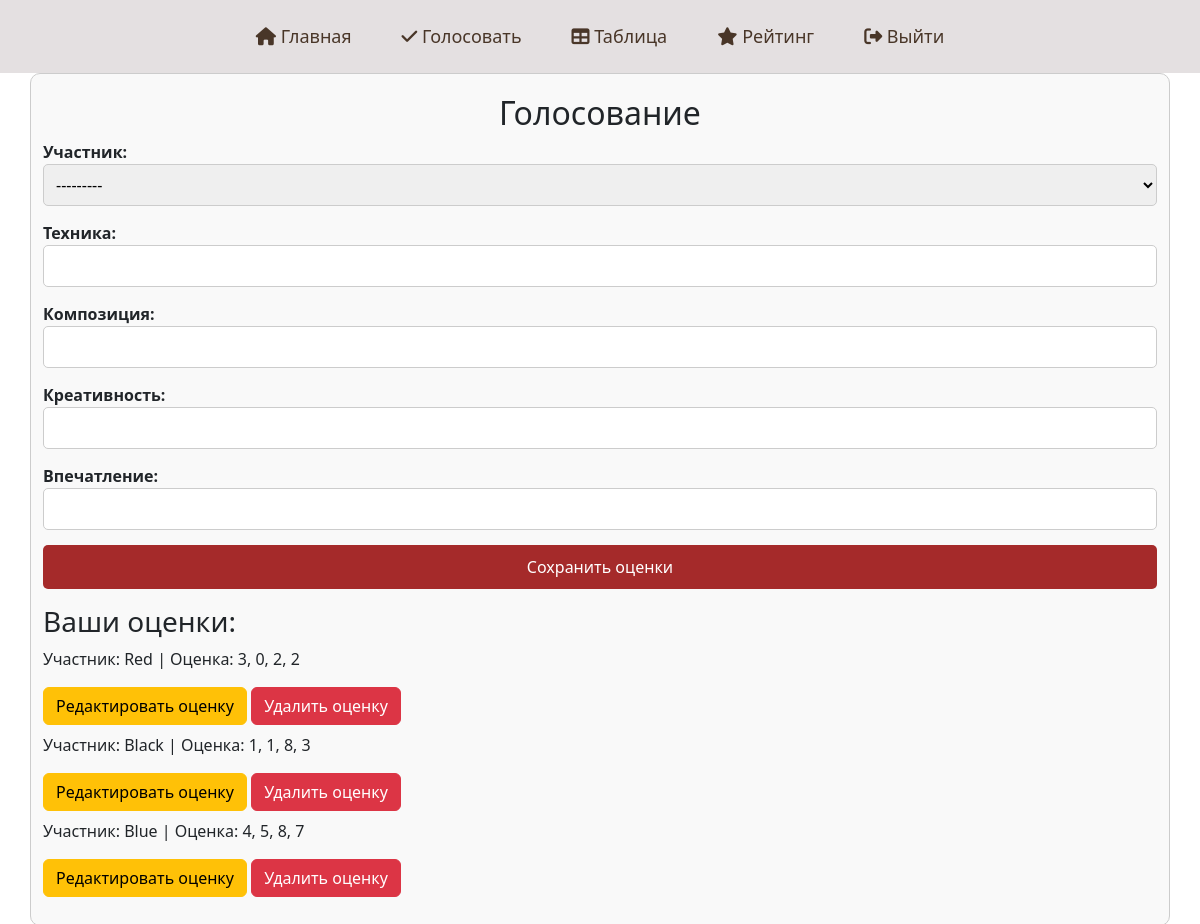
The app's page /vote/ (signed in), older data.
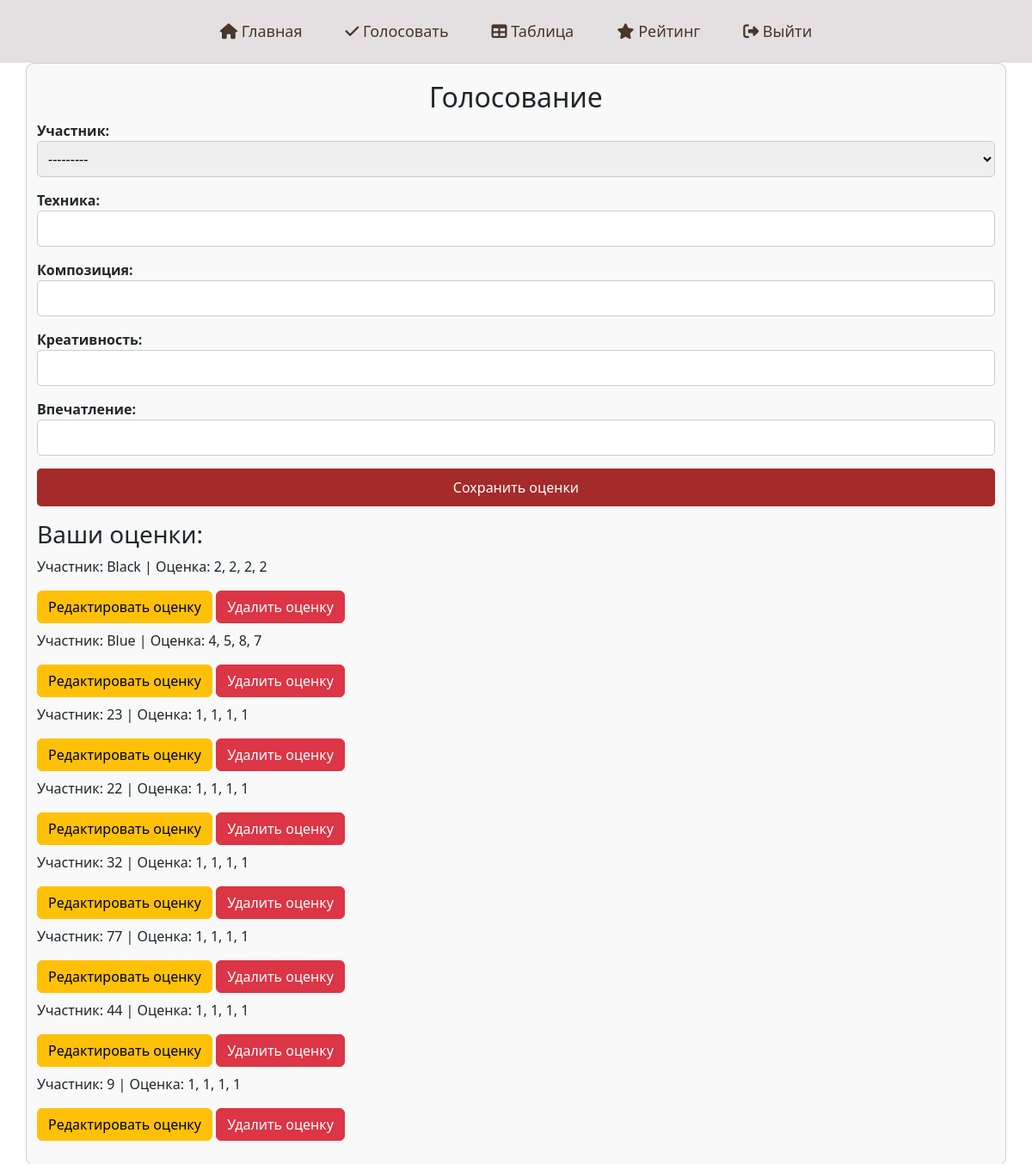
The same page, newer data.
### vote/models.py (models this page shows, shortened)
class Score(models.Model):
    jury = models.ForeignKey(User, on_delete=models.CASCADE)  # Жюри
    participant = models.ForeignKey(Participant, on_delete=models.CASCADE)  # Участник
    technique = models.IntegerField()
    composition = models.IntegerField()
    creativity = models.IntegerField()
    impression = models.IntegerField()

### main/models.py (models this page shows)
class Participant(models.Model):
    number = models.PositiveIntegerField('Номер',unique=True)  # Уникальный номер участника
    name = models.CharField('Название', max_length=200)  # Имя участника
    def __str__(self):
        return f"{self.number} - {self.name}"
    class Meta:
        verbose_name = 'Участник'
        verbose_name_plural = 'Участники'

### vote/views.py (the view)
# urls.py: path('', views.vote_page, name ='vote_page'),
@login_required
def vote_page(request):
    success_message = None
    error_message = None
    scores = Score.objects.filter(jury=request.user)
    if request.method == 'POST':
        form = ScoreForm(request.POST)
        if form.is_valid():
            participant = form.cleaned_data['participant']
            existing_score = Score.objects.filter(jury=request.user, participant=participant).first()
            if existing_score:
                error_message = "Вы уже оценили данного участника!"
            else:
                score = form.save(commit=False)
                score.jury = request.user  # Текущий пользователь - жюри
                score.save()
                success_message = "Оценки успешно сохранены!"
                form = ScoreForm()  # Очищаем форму после успешного сохранения
    else:
        form = ScoreForm()
    participants = Participant.objects.all()  # Получаем всех участников для выбора
    return render(request, 'vote/vote.html', {
        'form': form,
        'participants': participants,
        'success_message': success_message,
        'error_message': error_message,
        'scores': scores,  # Передаем все оценки текущего пользователя
    })

### vote/forms.py
class ScoreForm(forms.ModelForm):
    participant = forms.ModelChoiceField(queryset=Participant.objects.all(), label="Участник")
    class Meta:
        model = Score
        fields = ['participant', 'technique', 'composition', 'creativity', 'impression']
        labels = {
            'technique': 'Техника',
            'composition': 'Композиция',
            'creativity': 'Креативность',
            'impression': 'Впечатление',
        }
        widgets = {
            'technique': forms.NumberInput(attrs={'min': 0, 'max': 10}),
            'composition': forms.NumberInput(attrs={'min': 0, 'max': 10}),
            'creativity': forms.NumberInput(attrs={'min': 0, 'max': 10}),
            'impression': forms.NumberInput(attrs={'min': 0, 'max': 10}),
        }

### vote/templates/vote/vote.html (shortened to what this page needs)
{% load static %}
<!DOCTYPE html>
<html lang="ru">
<head>
    <link rel="stylesheet" href="{% static 'vote/css/vote.css' %}">
    <link rel="stylesheet" href="https://cdn.jsdelivr.net/npm/bootstrap@5.3.3/dist/css/bootstrap.min.css">
    <link rel="stylesheet" href="https://use.fontawesome.com/releases/v6.6.0/css/all.css">
</head>
<body>
<header>
    <nav class="navbar">
        <ul class="navbar-menu">
            <li><a href="{% url 'main' %}"><i class="fa-solid fa-house"></i> Главная</a></li>
            <li><a href="{% url 'vote_page' %}"><i class="fa-solid fa-check"></i> Голосовать</a></li>
            <li><a href="{% url 'participant_scores' %}"><i class="fa-solid fa-table"></i> Таблица</a></li>
            <li><a href="#"><i class="fa-solid fa-star"></i> Рейтинг</a></li>
            <li><a href="{% url 'signup' %}"><i class="fa-solid fa-right-from-bracket"></i> Выйти</a></li>
        </ul>
    </nav>
</header>
<div class="container">
    <h2>Голосование</h2>
    <form method="post">
        <div class="form-group">
            <label for="{{ form.participant.id_for_label }}">Участник:</label>
            {{ form.participant }}
        </div>
        <div class="form-group">
            <label for="{{ form.technique.id_for_label }}">Техника:</label>
            {{ form.technique }}
        </div>
        <div class="form-group">
            <label for="{{ form.composition.id_for_label }}">Композиция:</label>
            {{ form.composition }}
        </div>
        <div class="form-group">
            <label for="{{ form.creativity.id_for_label }}">Креативность:</label>
            {{ form.creativity }}
        </div>
        <div class="form-group">
            <label for="{{ form.impression.id_for_label }}">Впечатление:</label>
            {{ form.impression }}
        </div>
        <button type="submit" class="btn">Сохранить оценки</button>
    </form>
    <div class="mt-3">
        <h3>Ваши оценки:</h3>
        {% if scores %}
            {% for score in scores %}
                <div class="mb-2">
                    <p>Участник: {{ score.participant.name }} | Оценка: {{ score.technique }}, {{ score.composition }}, {{ score.creativity }}, {{ score.impression }}</p>
                    <a href="{% url 'edit_score' score.id %}" class="btn btn-warning">Редактировать оценку</a>
                    <a href="{% url 'delete_score' score.id %}" class="btn btn-danger" onclick="return confirm('Вы уверены, что хотите удалить эту оценку?');">Удалить оценку</a>
                </div>
            {% endfor %}
        {% else %}
            <p>Оценок нет.</p>
        {% endif %}
    </div>
</div>
</body>
</html>

Row changes from the older to the newer data that the page shows:
removed Score: participant.name "Red", technique "3", composition "0", creativity "2", impression "2"
changed Score "Black": technique "1" → "2"; composition "1" → "2"; creativity "8" → "2"; impression "3" → "2"
added Score: participant.name "23", technique "1", composition "1", creativity "1", impression "1"
added Score: participant.name "22", technique "1", composition "1", creativity "1", impression "1"
added Score: participant.name "32", technique "1", composition "1", creativity "1", impression "1"
added Score: participant.name "77", technique "1", composition "1", creativity "1", impression "1"
added Score: participant.name "44", technique "1", composition "1", creativity "1", impression "1"
added Score: participant.name "9", technique "1", composition "1", creativity "1", impression "1"
